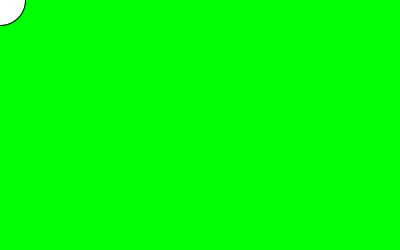
Frame 1 (no input)
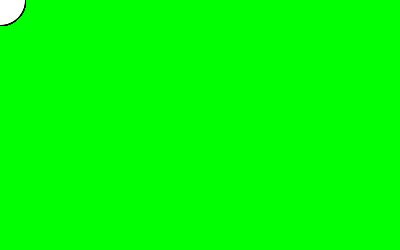
Frame 60 (the mouse pressed at the canvas centre just before this capture)
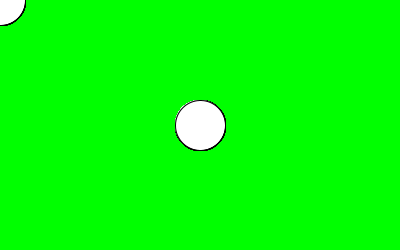
Frame 120 (the mouse held since frame 60 and released just before this capture)

The Processing sketch that drew these frames (run headless with seeded random() and noise(); from frame 60 on, the mouse is pressed at the canvas centre):

// Processing sketch: CP002_setup
// ── CP002_setup.pde
void setup() {
  size(400, 250);
  background(0, 255, 0);
}

void draw() {
  //circle(100, 100, 50); // x, y, diameter
  circle(mouseX, mouseY, 50);
}
